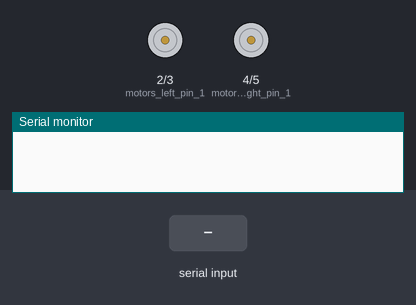
Bench run of a sketch on a simulated Arduino Uno, built with avr-gcc and run on an emulated ATmega328P. On the bench: motor-driver pin pairs drawn as motors (green arrow = first pin HIGH = forward, orange = second pin HIGH = backward, longer = more drive), the last lines printed to the serial monitor. The test bench sets the inputs (shaded band).

Above: at 1.2 s.
1.3 s: "r" received over Serial
At 2.5 s:
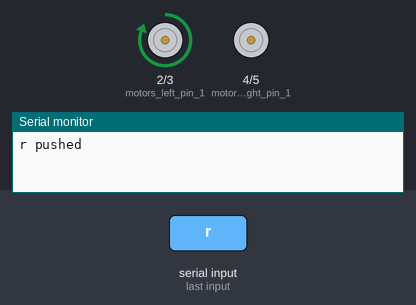
2.8 s: "l" received over Serial
At 3.9 s:
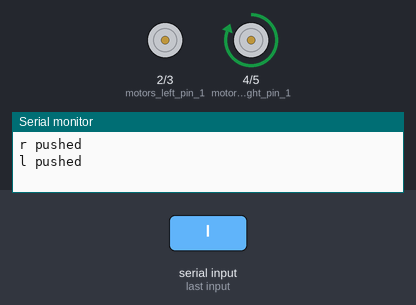
4.3 s: "f" received over Serial
At 5.0 s:
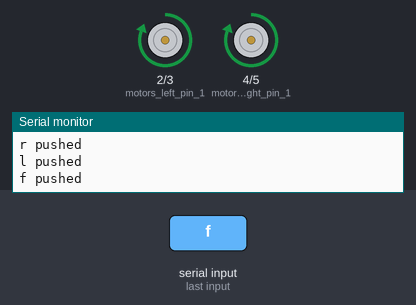
5.8 s: "b" received over Serial
At 6.2 s:
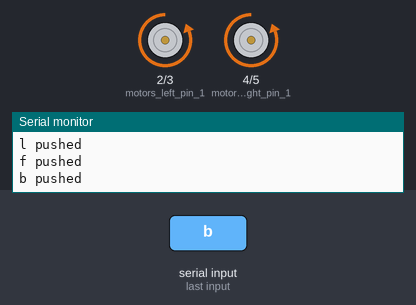
Timing chart, 0 to 8.3 s (numbered marks = the images above; inputs shaded):
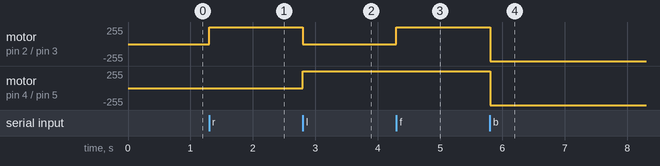

The sketch:

rc_controls.ino
```cpp
const int motors_left_pin_1 = 2;
const int motors_left_pin_2 = 3;

const int motors_right_pin_1 = 4;
const int motors_right_pin_2 = 5;

const int dio_buzzer_pin = 7;


void setup() {
  Serial.begin(9600);
  pinMode(motors_left_pin_1, OUTPUT);
  pinMode(motors_left_pin_2, OUTPUT);
  pinMode(motors_right_pin_1, OUTPUT);
  pinMode(motors_right_pin_2, OUTPUT);
}

void loop() {
  digitalWrite(dio_buzzer_pin, HIGH);
 //Check to see if anything is available in the serial receive buffer
 if (Serial.available() > 0)
 {
   char inByte = Serial.read();
   // R
   if (inByte == 'r') {
    Serial.println("r pushed");
    digitalWrite(motors_left_pin_1, HIGH);
    digitalWrite(motors_right_pin_1, LOW);
    digitalWrite(motors_left_pin_2, LOW);
    digitalWrite(motors_right_pin_2, LOW);
   }
   // L
   if (inByte == 'l') {
    Serial.println("l pushed");
    digitalWrite(motors_left_pin_1, LOW);
    digitalWrite(motors_right_pin_1, HIGH);
    digitalWrite(motors_left_pin_2, LOW);
    digitalWrite(motors_right_pin_2, LOW);
   }
   // F
   if (inByte == 'f') {
    Serial.println("f pushed");
    digitalWrite(motors_left_pin_1, HIGH);
    digitalWrite(motors_right_pin_1, HIGH);
    digitalWrite(motors_left_pin_2, LOW);
    digitalWrite(motors_right_pin_2, LOW);
   }
   // S
   if (inByte == 's') {
    Serial.println("s pushed");
    digitalWrite(motors_left_pin_1, LOW);
    digitalWrite(motors_right_pin_1, LOW);
    digitalWrite(motors_left_pin_2, LOW);
    digitalWrite(motors_right_pin_2, LOW);
   }
   if (inByte == 'b') {
     Serial.println("b pushed");
     digitalWrite(motors_left_pin_1, LOW);
     digitalWrite(motors_right_pin_1, LOW);
     digitalWrite(motors_left_pin_2, HIGH);
     digitalWrite(motors_right_pin_2, HIGH);
   }
 }
}
```

Measured:
- after the input at 1.3 s, motor on pin 2 (motors_left_pin_1) / pin 3 (motors_left_pin_2): stopped → forward 255/255 at once
- after the input at 2.8 s, motor on pin 2 (motors_left_pin_1) / pin 3 (motors_left_pin_2): forward 255/255 → stopped at once; motor on pin 4 (motors_right_pin_1) / pin 5 (motors_right_pin_2): stopped → forward 255/255 at once
- after the input at 4.3 s, motor on pin 2 (motors_left_pin_1) / pin 3 (motors_left_pin_2): stopped → forward 255/255 at once
- after the input at 5.8 s, motor on pin 2 (motors_left_pin_1) / pin 3 (motors_left_pin_2), motor on pin 4 (motors_right_pin_1) / pin 5 (motors_right_pin_2): forward 255/255 → backward 255/255 at once
